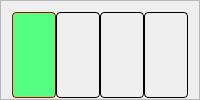
             <widget class="QFrame" name="frame_Bottoni">
              <property name="frameShape">
               <enum>QFrame::StyledPanel</enum>
              </property>
              <property name="frameShadow">
               <enum>QFrame::Raised</enum>
              </property>
              <layout class="QHBoxLayout" name="horizontalLayout_2">
               <property name="spacing">
                <number>0</number>
               </property>
               <property name="bottomMargin">
                <number>1</number>
               </property>
               <item>
                <widget class="QPushButton" name="pushButton_Elenco">
                 <property name="sizePolicy">
                  <sizepolicy hsizetype="Expanding" vsizetype="Minimum">
                   <horstretch>0</horstretch>
                   <verstretch>0</verstretch>
                  </sizepolicy>
                 </property>
                 <property name="styleSheet">
                  <string notr="true">QPushButton{
border-width: 1px;
border-style: solid; 
border-radius: 4px; 
border-color: rgb(0, 0, 0);
}
QPushButton:checked {
border-color: rgb(170, 0, 0);
background-color: rgb(85, 255, 127);
}</string>
                 </property>
                 <property name="text">
                  <string/>
                 </property>
                 <property name="icon">
                  <iconset resource="resources.qrc">
                   <normaloff>:/Resources/elenco1.png</normaloff>:/Resources/elenco1.png</iconset>
                 </property>
                 <property name="iconSize">
                  <size>
                   <width>100</width>
                   <height>100</height>
                  </size>
                 </property>
                 <property name="checkable">
                  <bool>true</bool>
                 </property>
                 <property name="checked">
                  <bool>true</bool>
                 </property>
                 <property name="autoExclusive">
                  <bool>true</bool>
                 </property>
                 <property name="flat">
                  <bool>false</bool>
                 </property>
                </widget>
               </item>
               <item>
                <widget class="QPushButton" name="pushButton_Stato">
                 <property name="enabled">
                  <bool>false</bool>
                 </property>
                 <property name="sizePolicy">
                  <sizepolicy hsizetype="Expanding" vsizetype="Minimum">
                   <horstretch>0</horstretch>
                   <verstretch>0</verstretch>
                  </sizepolicy>
                 </property>
                 <property name="styleSheet">
                  <string notr="true">QPushButton{
border-width: 1px;
border-style: solid; 
border-radius: 4px; 
border-color: rgb(0, 0, 0);
}
QPushButton:checked {
border-color: rgb(170, 0, 0);
background-color: rgb(85, 255, 127);
}</string>
                 </property>
                 <property name="text">
                  <string/>
                 </property>
                 <property name="icon">
                  <iconset resource="resources.qrc">
                   <normaloff>:/Resources/irrigation.png</normaloff>:/Resources/irrigation.png</iconset>
                 </property>
                 <property name="iconSize">
                  <size>
                   <width>100</width>
                   <height>100</height>
                  </size>
                 </property>
                 <property name="checkable">
                  <bool>true</bool>
                 </property>
                 <property name="checked">
                  <bool>false</bool>
                 </property>
                 <property name="autoExclusive">
                  <bool>true</bool>
                 </property>
                 <property name="flat">
                  <bool>false</bool>
                 </property>
                </widget>
               </item>
               <item>
                <widget class="QPushButton" name="pushButton_Prog">
                 <property name="enabled">
                  <bool>false</bool>
                 </property>
                 <property name="sizePolicy">
                  <sizepolicy hsizetype="Expanding" vsizetype="Minimum">
                   <horstretch>0</horstretch>
                   <verstretch>0</verstretch>
                  </sizepolicy>
                 </property>
                 <property name="styleSheet">
                  <string notr="true">QPushButton{
border-width: 1px;
border-style: solid; 
border-radius: 4px; 
border-color: rgb(0, 0, 0);
}
QPushButton:checked {
border-color: rgb(170, 0, 0);
background-color: rgb(85, 255, 127);
}</string>
                 </property>
                 <property name="text">
                  <string/>
                 </property>
                 <property name="icon">
                  <iconset resource="resources.qrc">
                   <normaloff>:/Resources/schedule.png</normaloff>:/Resources/schedule.png</iconset>
                 </property>
                 <property name="iconSize">
                  <size>
                   <width>100</width>
                   <height>100</height>
                  </size>
                 </property>
                 <property name="checkable">
                  <bool>true</bool>
                 </property>
                 <property name="autoExclusive">
                  <bool>true</bool>
                 </property>
                </widget>
               </item>
               <item>
                <widget class="QPushButton" name="pushButton_Mappa">
                 <property name="enabled">
                  <bool>false</bool>
                 </property>
                 <property name="sizePolicy">
                  <sizepolicy hsizetype="Expanding" vsizetype="Minimum">
                   <horstretch>0</horstretch>
                   <verstretch>0</verstretch>
                  </sizepolicy>
                 </property>
                 <property name="styleSheet">
                  <string notr="true">QPushButton{
border-width: 1px;
border-style: solid; 
border-radius: 4px; 
border-color: rgb(0, 0, 0);
}
QPushButton:checked {
border-color: rgb(170, 0, 0);
background-color: rgb(85, 255, 127);
}</string>
                 </property>
                 <property name="text">
                  <string/>
                 </property>
                 <property name="icon">
                  <iconset resource="resources.qrc">
                   <normaloff>:/Resources/map.png</normaloff>:/Resources/map.png</iconset>
                 </property>
                 <property name="iconSize">
                  <size>
                   <width>100</width>
                   <height>100</height>
                  </size>
                 </property>
                 <property name="checkable">
                  <bool>true</bool>
                 </property>
                 <property name="autoExclusive">
                  <bool>true</bool>
                 </property>
                 <property name="flat">
                  <bool>false</bool>
                 </property>
                </widget>
               </item>
              </layout>
             </widget>
